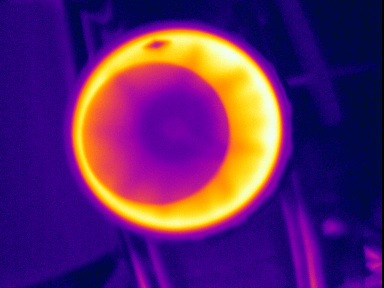
#> input picture imgfliper/flip/img_20_48_55_07.pngcolor.png, 384 x 288 px, found by its file name; its folder holds only this picture in this run
$ python flip.py
#> lines starting #> are read from the running program, lines starting #| are printed output that depends on the picture
import cv2, os

'''originalImage = cv2.imread('C:/Users/N/Desktop/Test.jpg')

flipVertical = cv2.flip(originalImage, 0)
flipHorizontal = cv2.flip(originalImage, 1)
flipBoth = cv2.flip(originalImage, -1)'''


files = os.listdir('C:\\Users\\Roberto.Oliveira\\Desktop\\camera-web-interface_offline\\webinterface_windows\\webinterface\\imgfliper\\flip')
for fileName in files:
	#print(file)
	#file = cv2.imread(str(file),cv2.IMREAD_COLOR)
	#file = cv2.imread('img_20_48_34_46.pngcolor.png', cv2.IMREAD_COLOR)
	file = cv2.imread(str(fileName), cv2.IMREAD_COLOR)
#> file is the input picture: shape (288, 384, 3); mean B, G, R 108, 36.4, 91.9
	#print(file)
	flipVertical = cv2.flip(file, 0)
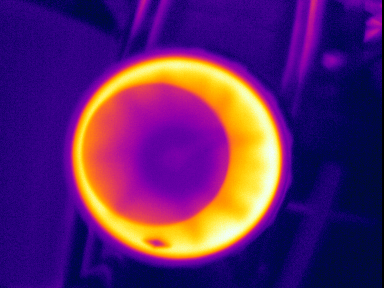
#> flipVertical: shape (288, 384, 3); mean B, G, R 108, 36.4, 91.9
	flipHorizontal = cv2.flip(file, 1)
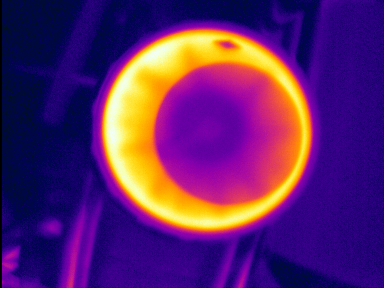
#> flipHorizontal: shape (288, 384, 3); mean B, G, R 108, 36.4, 91.9
	flipBoth = cv2.flip(file, -1)
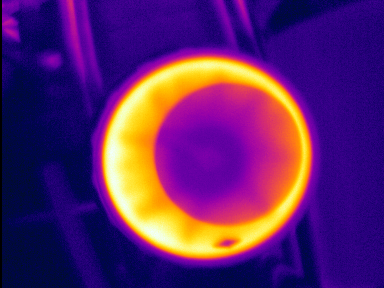
#> flipBoth: shape (288, 384, 3); mean B, G, R 108, 36.4, 91.9

	#cv2.imwrite(str(file) + ', img)
	cv2.imwrite(str(fileName) + 'vertical.png', flipVertical)
	cv2.imwrite(str(fileName) + 'horizontal.png', flipHorizontal)
	cv2.imwrite(str(fileName) + 'both.png', flipBoth)
	print('hey')
	'''cv2.imshow('Flipped vertical image', flipVertical)
	cv2.imshow('Flipped horizontal image', flipHorizontal)
	cv2.imshow('Flipped both image', flipBoth)'''
	#break


#cv2.waitKey(0)
#cv2.destroyAllWindows()
